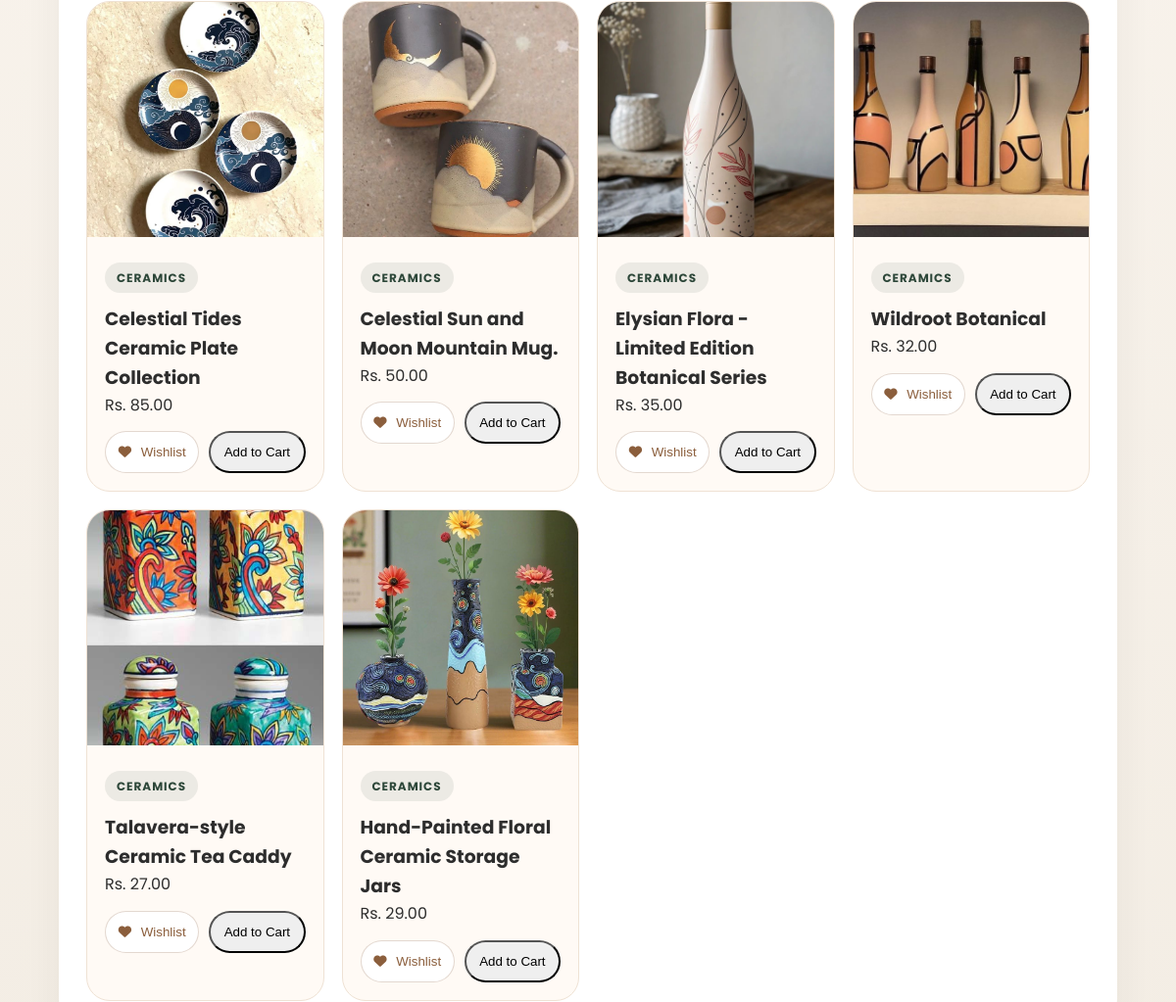
The page /wishlist/ (middle part) on the database as committed earlier.
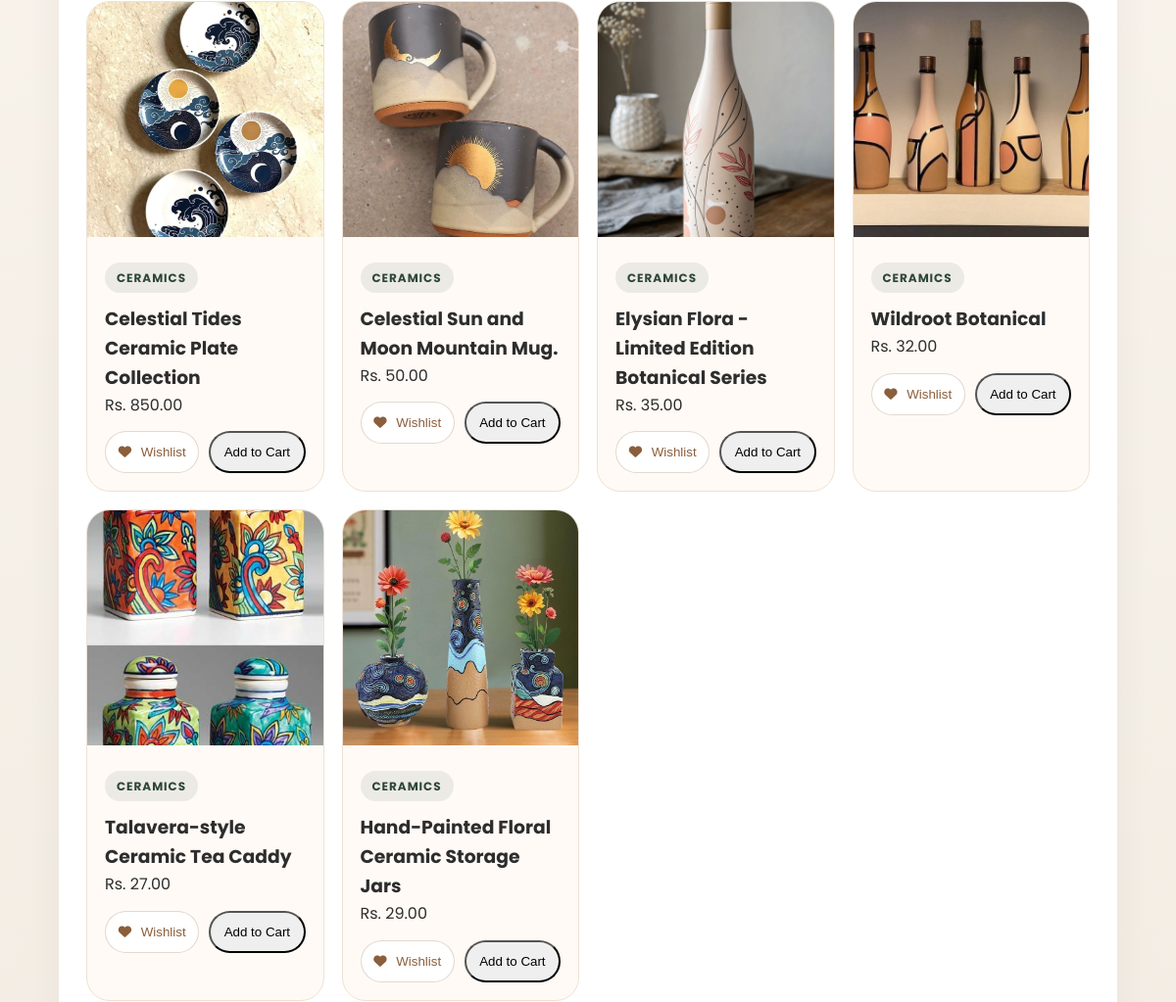
The same page on the database as committed later.
### core/models.py (models this page shows, shortened)
class Product(models.Model):
    category = models.ForeignKey(Category, related_name='products', on_delete=models.CASCADE)
    name = models.CharField(max_length=200)
    slug = models.SlugField(unique=True)
    image = models.ImageField(upload_to='products/')
    description = models.TextField(blank=True)
    price = models.DecimalField(max_digits=10, decimal_places=2)
    stock = models.PositiveIntegerField(default=0)
    available = models.BooleanField(default=True)
    created_at = models.DateTimeField(auto_now_add=True)
    updated_at = models.DateTimeField(auto_now=True)

class Category(models.Model):
    name = models.CharField(max_length=100)
    slug = models.SlugField(unique=True)
    image = models.ImageField(upload_to='categories/', blank=True, null=True)
    class Meta:
        verbose_name_plural = "Categories"

### core/views.py (the view)
# urls.py: path('wishlist/', views.wishlist_page, name='wishlist'),
def wishlist_page(request):
    site_info, _ = SiteSetting.objects.get_or_create(id=1)
    featured_products = Product.objects.filter(available=True).select_related('category')[:6]
    return render(request, 'wishlist.html', {
        'site_info': site_info,
        'featured_products': featured_products,
    })

### core/templates/wishlist.html (shortened to what this page needs)
{% load static %}
<!DOCTYPE html>
<html lang="en">
<head>
    <link rel="stylesheet" href="https://cdnjs.cloudflare.com/ajax/libs/font-awesome/6.4.0/css/all.min.css">
    <link rel="stylesheet" href="{% static 'styles.css' %}">
</head>
<body>
    <main class="wishlist-site-shell">
        <section class="wishlist-showcase">
            <div class="wishlist-showcase-grid">
                {% for product in featured_products %}
                <article class="wishlist-showcase-card">
                    {% if product.image %}
                    <img src="{{ product.image.url }}" alt="{{ product.name }}">
                    {% else %}
                    <img src="{% static 'placeholder.jpg' %}" alt="{{ product.name }}">
                    {% endif %}
                    <div class="wishlist-showcase-body">
                        <span class="wishlist-chip">{{ product.category.name }}</span>
                        <h3>{{ product.name }}</h3>
                        <p>Rs. {{ product.price }}</p>
                        <div class="wishlist-showcase-actions">
                            <button
                                class="wishlist-btn"
                                data-id="{{ product.id }}"
                                data-name="{{ product.name }}"
                                data-price="{{ product.price }}"
                                data-img="{% if product.image %}{{ product.image.url }}{% endif %}"
                            >
                                <i class="fas fa-heart"></i>
                                <span class="wishlist-btn-label" style="margin-left:6px;">Wishlist</span>
                            </button>
                            <button
                                class="add-btn"
                                data-id="{{ product.id }}"
                                data-name="{{ product.name }}"
                                data-price="{{ product.price }}"
                                data-img="{% if product.image %}{{ product.image.url }}{% endif %}"
                            >
                                Add to Cart
                            </button>
                        </div>
                    </div>
                </article>
                {% endfor %}
            </div>
        </section>
    </main>
</body>
</html>

### core/static/styles.css (style rules this page uses)
:root { --primary: #8B5E3C; --accent: #2D4739; --bg: #F4EFE6; --white: #ffffff; --text: #2d2d2d; }
* { margin: 0; padding: 0; box-sizing: border-box; }
body { font-family: 'Poppins', sans-serif; background: var(--bg); color: var(--text); line-height: 1.6; overflow-x: hidden; }
.wishlist-btn, .wishlist-toggle, .wishlist-cta { border: 1px solid rgba(139, 94, 60, 0.24); background: rgba(255, 255, 255, 0.92); color: var(--primary); cursor: pointer; transition: 0.3s ease; }
.cart-line-label, .wishlist-chip { display: inline-flex; align-items: center; padding: 6px 12px; border-radius: 999px; background: rgba(45, 71, 57, 0.09); color: var(--accent); font-size: 0.75rem; font-weight: 700; letter-spacing: 0.08em; text-transform: uppercase; margin-bottom: 12px; }
.wishlist-site-shell { padding: 72px 5% 90px; background: radial-gradient(circle at 15% 20%, rgba(45, 71, 57, 0.16), transparent 28%), radial-gradient(circle at 85% 10%, rgba(139, 94, 60, 0.14), transparent 24%), linear-gradient(180deg, #fbf6f0 0%, #f3ede4 100%); min-height: 100vh; }
.wishlist-showcase { max-width: 1240px; margin: 34px auto 0; background: #fff; border-radius: 30px; padding: 28px; box-shadow: 0 18px 38px rgba(44, 44, 44, 0.06); }
.wishlist-showcase-grid { display: grid; grid-template-columns: repeat(auto-fit, minmax(220px, 1fr)); gap: 18px; }
.wishlist-showcase-card { border-radius: 24px; overflow: hidden; background: #fffaf5; border: 1px solid #efe2d4; }
.wishlist-showcase-card img { width: 100%; height: 240px; object-fit: cover; }
.wishlist-showcase-body { padding: 18px; }
.wishlist-showcase-actions { display: flex; gap: 10px; margin-top: 14px; }
.wishlist-showcase-actions button, .wishlist-showcase-actions a { flex: 1; padding: 12px; border-radius: 999px; text-align: center; }

Rows that differ between the two databases and show on the page:
changed Product "Celestial Tides Ceramic Plate Collection": price "85.00" → "850.00"
